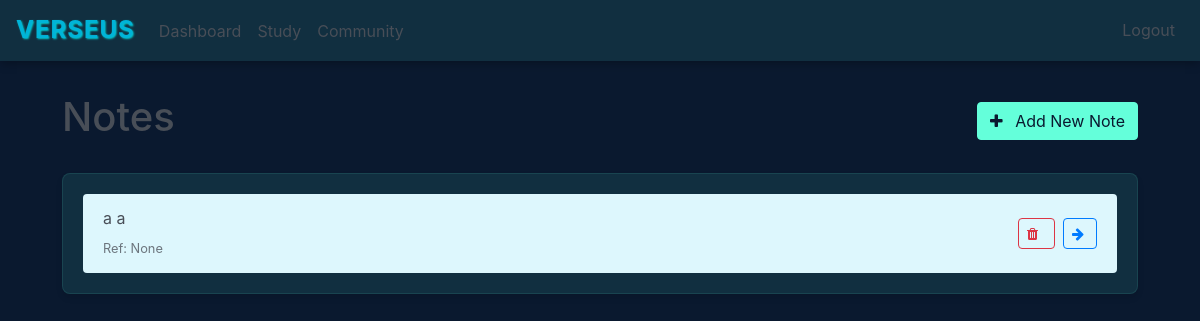
/verses (signed in), run on an earlier commit of the app's database.
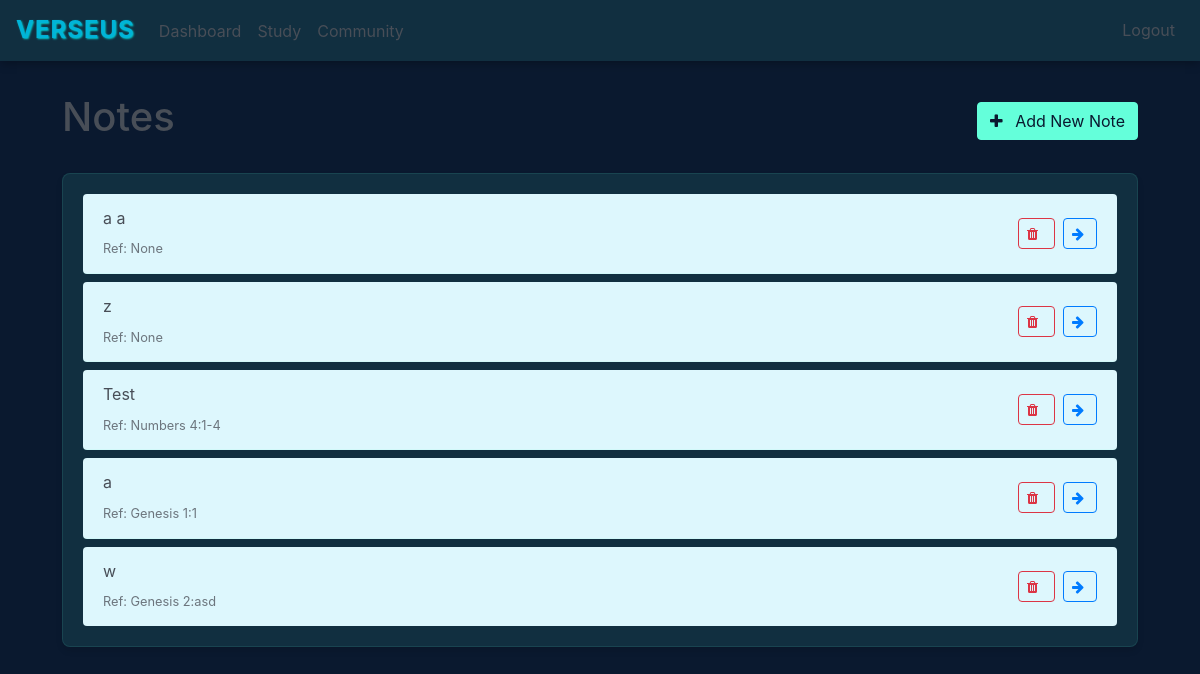
And on a later commit of the database.
### website/models.py (models this page shows)
class Note(db.Model):
    id = db.Column(db.Integer, primary_key=True)
    title = db.Column(db.String(100), default="Untitled Verse")
    data = db.Column(db.String(500))
    date = db.Column(db.DateTime(timezone=True), default=func.now())
    user_id = db.Column(db.Integer, db.ForeignKey('user.id'))
    data_blanked = db.Column(db.String(500))
    ref = db.Column(JSON)
    word_blank_positions = db.Column(JSON)
    completions = db.Column(db.Integer, default=0)

### website/views.py (the view)
@views.route('/verses', methods=['GET'])
@login_required
def verses():
    books_of_the_bible = [
    "Genesis", "Exodus", "Leviticus", "Numbers", "Deuteronomy",
    "Joshua", "Judges", "Ruth", "1 Samuel", "2 Samuel",
    "1 Kings", "2 Kings", "1 Chronicles", "2 Chronicles", "Ezra",
    "Nehemiah", "Esther", "Job", "Psalms", "Proverbs",
    "Ecclesiastes", "Song of Solomon", "Isaiah", "Jeremiah", "Lamentations",
    "Ezekiel", "Daniel", "Hosea", "Joel", "Amos",
    "Obadiah", "Jonah", "Micah", "Nahum", "Habakkuk",
    "Zephaniah", "Haggai", "Zechariah", "Malachi",
    "Matthew", "Mark", "Luke", "John", "Acts",
    "Romans", "1 Corinthians", "2 Corinthians", "Galatians", "Ephesians",
    "Philippians", "Colossians", "1 Thessalonians", "2 Thessalonians", "1 Timothy",
    "2 Timothy", "Titus", "Philemon", "Hebrews", "James",
    "1 Peter", "2 Peter", "1 John", "2 John", "3 John",
    "Jude", "Revelation"]
    return render_template("verses.html", user=current_user, books=books_of_the_bible)

### website/templates/verses.html (shortened to what this page needs)
{% extends "base.html" %}
{% block content %}
<div class="d-flex justify-content-between align-items-center mb-4">
    <h1>Notes</h1>
    <a href="/add-note" class="btn btn-success">
        <i class="fa fa-plus"></i> Add New Note
    </a>
</div>
<div class="card">
    <div class="card-body">
        <ul class="list-group list-group-flush" id="notes">
            {% for note in user.notes %}
            <li class="list-group-item d-flex justify-content-between align-items-center">
                <div class="note-content">
                    <div class="note-text">{{ note.title }}</div>
                    <small class="text-muted">Ref: {{ note.ref }}</small>
                </div>
                <div class="note-actions">
                    <button type="button" class="btn btn-sm btn-outline-danger mr-2"
                        onClick="deleteNote('{{ note.id }}')">
                        <i class="fa fa-trash"></i>
                    </button>
                    <a href="/verses/{{ note.id }}" class="btn btn-sm btn-outline-primary">
                        <i class="fa fa-arrow-right"></i>
                    </a>
                </div>
            </li>
            {% endfor %}
        </ul>
    </div>
</div>
{% endblock %}

### website/templates/base.html (shortened to what this page needs)
<!DOCTYPE html>
<html>
<head>
    <link rel="stylesheet" href="https://stackpath.bootstrapcdn.com/bootstrap/4.4.1/css/bootstrap.min.css"
 />
    <link rel="stylesheet" href="https://stackpath.bootstrapcdn.com/font-awesome/4.7.0/css/font-awesome.min.css"
 />
    <link rel="stylesheet" href="{{ url_for('static', filename='styles.css') }}" />
</head>
<body>
    <nav class="navbar navbar-expand-lg" style="align-items: center;">
        <a href=" /" class="text-logo">Verseus</a>
        <div class="collapse navbar-collapse d-flex" id="navbar">
            <div class="navbar-nav d-flex w-100" style="align-items: center;">
                <div class="d-flex mr-auto" style="padding-top: 0.2rem;">
                    {% if user.is_authenticated %}
                    <a class="nav-item nav-link" id="home" href="/home">Dashboard</a>
                    <a class="nav-item nav-link" id="verseus" href="/verses">Study</a>
                    <a class="nav-item nav-link" id="community" href="/community">Community</a>
                    {% else %}
                    <a class="nav-item nav-link" id="login" href="/login">Login</a>
                    <a class="nav-item nav-link" id="signUp" href="/sign-up">Sign Up</a>
                    {% endif %}
                </div>
                {% if user.is_authenticated %}
                <button class="btn btn-link nav-item nav-link ml-auto" id="logout"
                    onclick="window.location.href='/logout'">Logout</button>
                {% endif %}
            </div>
        </div>
    </nav>
    <div class="container">{% block content %} {% endblock %}</div>
</body>
</html>

### website/static/styles.css (style rules this page uses)
:root { --primary-dark: #0a192f; --secondary-dark: #112f40; --accent-green: #64ffda; --accent-blue: #00b4d8; --text-primary: #484e57; --text-light: #ffffff; --text-secondary: #8892b0; --danger: #ff6b6b; --success: #4caf50; --cream: #ddf7fd; }
body { background-color: var(--primary-dark); color: var(--text-primary); font-family: 'Inter', -apple-system, BlinkMacSystemFont, 'Segoe UI', Roboto, Oxygen, Ubuntu, Cantarell, sans-serif; line-height: 1.6; margin: 0; padding: 0; min-height: 100vh; }
.navbar { background-color: var(--secondary-dark) !important; box-shadow: 0 2px 10px rgba(0, 0, 0, 0.3); }
.text-logo { color: var(--accent-blue); padding-right: 1rem; font-size: 24px; font-weight: bold; letter-spacing: 1px; text-transform: uppercase; text-shadow: 1px 1px 2px rgba(0, 227, 231, 0.866); }
.navbar-brand, .nav-link { color: var(--text-primary) !important; transition: color 0.3s ease; }
.card { background-color: var(--secondary-dark); border: 1px solid rgba(100, 255, 218, 0.1); border-radius: 8px; box-shadow: 0 4px 6px rgba(0, 0, 0, 0.1); transition: transform 0.3s ease, box-shadow 0.3s ease; }
.btn { border-radius: 4px; transition: all 0.3s ease; }
.btn-success { background-color: var(--accent-green); border-color: var(--accent-green); color: var(--primary-dark); }
.btn-outline-primary i.fa { margin-right: 4px; }
.btn-outline-primary i.fa-arrow-right { transition: transform 0.3s ease; }
a { color: var(--accent-blue); text-decoration: none; transition: color 0.3s ease; }
.container { padding: 2rem; }
.note-content { flex: 1; min-width: 0; margin-right: 1rem; }
.note-text { word-wrap: break-word; margin-bottom: 0.25rem; }
.note-actions { display: flex; align-items: center; flex-shrink: 0; }
.list-group-item { background-color: var(--cream); border-color: rgba(100, 255, 218, 0.1); margin-bottom: 0.5rem; border-radius: 4px !important; }
.list-group-item:last-child { margin-bottom: 0; }
.btn i { margin-right: 0.5rem; }

What changed in the data, as far as the page shows it:
added Note: title "z", ref "None"
added Note: title "Test", ref "Numbers 4:1-4"
added Note: title "a", ref "Genesis 1:1"
added Note: title "w", ref "Genesis 2:asd"
